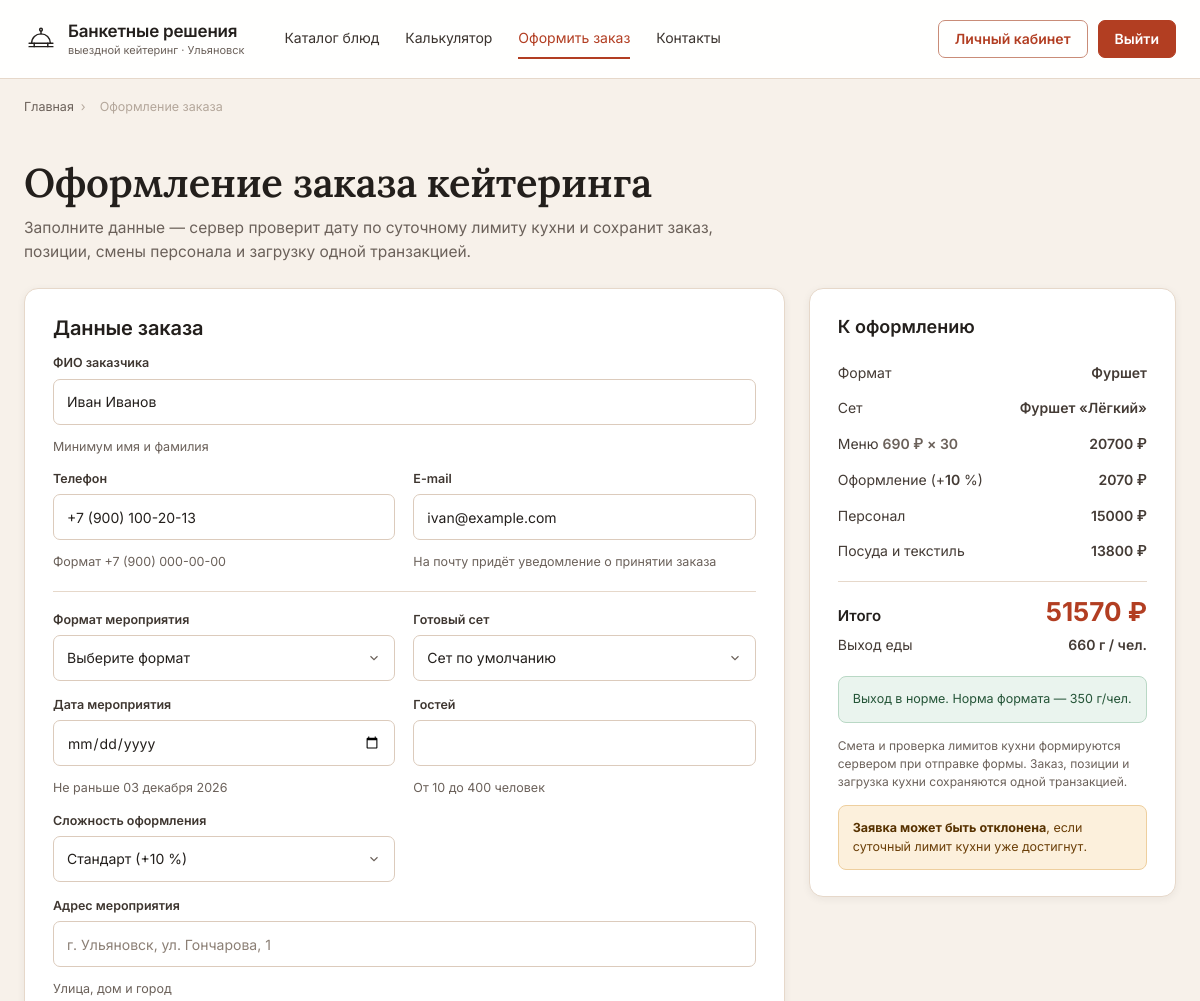
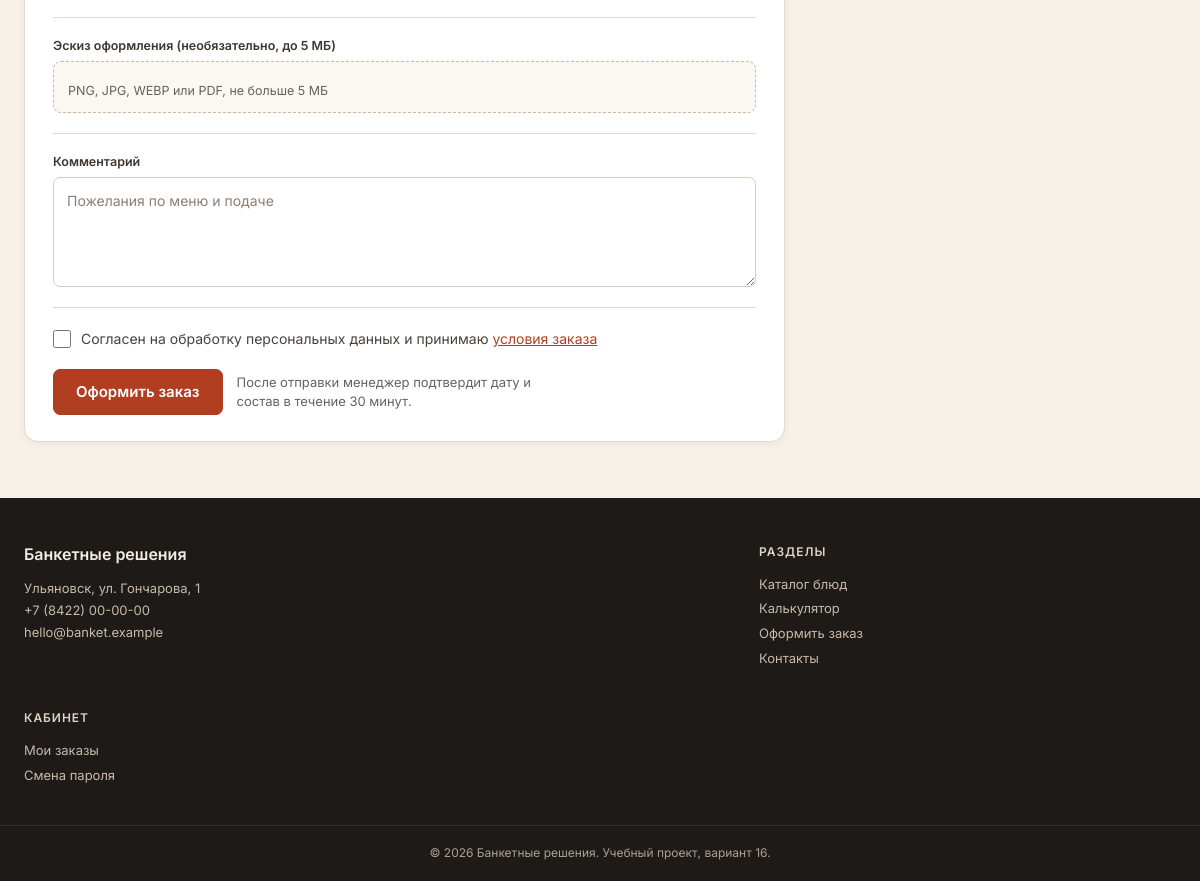
The page /checkout/ (signed in) on the database its author committed (2 pictures, top to bottom).
### main/models.py (models this page shows, shortened)
class MenuTemplate(models.Model):
    name = models.CharField('Название сета', max_length=120, unique=True)
    slug = models.SlugField('Слаг', max_length=140, unique=True, blank=True)
    event_format = models.ForeignKey(
        EventFormat, verbose_name='Формат', on_delete=models.CASCADE,
        related_name='templates',
    )
    description = models.TextField('Описание', blank=True)
    dishes = models.ManyToManyField(Dish, verbose_name='Блюда', related_name='templates')
    price_per_guest = models.DecimalField('Цена за гостя, ₽', max_digits=10, decimal_places=2)
    is_active = models.BooleanField('Активен', default=True)
    class Meta:
        verbose_name = 'Готовый сет'
        verbose_name_plural = 'Готовые сеты'
        ordering = ('event_format__sort_order', 'name')
    def __str__(self):
        return f'{self.name} ({self.event_format.name})'
    def output_per_guest(self):
        return sum(d.output_grams for d in self.dishes.all())

class EventFormat(models.Model):
    name = models.CharField('Название', max_length=80, unique=True)
    slug = models.SlugField('Слаг', max_length=80, unique=True, blank=True)
    description = models.TextField('Описание', blank=True)
    price_per_guest = models.DecimalField('Цена за гостя, ₽', max_digits=10, decimal_places=2)
    min_output_per_guest = models.PositiveIntegerField('Рекомендуемая норма выхода, г/чел.')
    duration_hours = models.PositiveSmallIntegerField('Длительность, ч', default=4)
    kitchen_daily_limit = models.PositiveIntegerField('Суточный лимит кухни, гостей', default=250)
    is_active = models.BooleanField('Активен', default=True)
    sort_order = models.PositiveSmallIntegerField('Порядок', default=0)
    class Meta:
        verbose_name = 'Формат мероприятия'
        verbose_name_plural = 'Форматы мероприятий'
        ordering = ('sort_order', 'name')
    def __str__(self):
        return self.name

### main/views.py (the view, shortened to what this page needs)
# urls.py: path('checkout/', views.checkout, name='checkout'),
@login_required
def checkout(request):
    preset = EventFormat.objects.filter(
        is_active=True, slug=request.GET.get('format', ''),
    ).first()
    if request.method == 'POST':
        form = OrderForm(request.POST, request.FILES, user=request.user)
        if form.is_valid():
            data = form.cleaned_data
            try:
                order = place_order(
                    user=request.user,
                    event_format=data['event_format'],
                    event_date=data['event_date'],
                    guests=data['guests'],
                    address=data['address'],
                    contact_name=data['contact_name'],
                    contact_phone=data['contact_phone'],
                    contact_email=data['contact_email'],
                    decor_percent=data['decor_percent'],
                    comment=data['comment'],
                    sketch=data.get('sketch'),
                    template=data.get('menu_template'),
                )
            except KitchenUnavailable as exc:
                nearest = (
                    f' Ближайшая свободная дата — {exc.nearest_date:%d.%m.%Y}.'
                    if exc.nearest_date else ''
                )
                form.add_error(
                    None,
                    f'На {exc.requested_date:%d.%m.%Y} суточный лимит кухни исчерпан '
                    f'(свободно {exc.free_guests} мест).{nearest}',
                )
            else:
                messages.success(
                    request,
                    f'Заявка {order.number} принята. Менеджер проверит загрузку кухни.',
                )
                return redirect('main:order_detail', pk=order.pk)
        else:
            messages.error(request, 'Заявка не отправлена. Проверьте выделенные поля.')
    else:
        initial = {}
        if preset:
            initial['event_format'] = preset
            preset_template = preset.templates.filter(is_active=True).first()
            if preset_template:
                initial['menu_template'] = preset_template
        form = OrderForm(initial=initial, user=request.user)
    estimate = None
    selected_format = preset
    selected_template = None
    guests = 30
    if selected_format is None:
        selected_format = EventFormat.objects.filter(is_active=True).first()
    if selected_template is None and selected_format:
        selected_template = selected_format.templates.filter(is_active=True).first()
    if selected_format:
        estimate = calculate_estimate(selected_format, max(10, min(400, guests)),
                                      parse_decor(request.POST.get('decor_percent', 10)),
                                      selected_template)
    templates_json = [
        {
            'id': template.pk,
            'name': template.name,
            'format': template.event_format_id,
            'price': float(template.price_per_guest),
            'output': template.output_per_guest(),
        }
        for template in MenuTemplate.objects.filter(is_active=True)
    ]
    return render(request, 'main/checkout.html', {
        'form': form,
        'estimate': estimate,
        'selected_format': selected_format,
        'templates_json': templates_json,
        'min_date': timezone.localdate() + timedelta(days=3),
    })

### main/services.py (called while the page is built)
def money(value):
    return Decimal(value).quantize(Decimal('0.01'), rounding=ROUND_HALF_UP)

def staff_breakdown(guests):
    return {
        StaffShift.ROLE_WAITER: max(1, math.ceil(guests / WAITERS_PER_GUEST)),
        StaffShift.ROLE_COOK: max(1, math.ceil(guests / COOKS_PER_GUEST)),
        StaffShift.ROLE_BARTENDER: 1 if guests >= 40 else 0,
    }

def tableware_breakdown(guests):
    result = []
    sets = TablewareSet.objects.filter(is_active=True)
    for item in sets:
        qty = max(1, math.ceil(guests / item.persons_per_set))
        result.append({
            'set': item,
            'qty': qty,
            'cost': money(item.price * qty),
        })
    return result

def parse_decor(value):
    try:
        value = int(value)
    except (TypeError, ValueError):
        return 0
    return value if value in (0, 10, 25) else 0

### templates/main/checkout.html (shortened to what this page needs)
{% extends 'base.html' %}
{% block content %}
<div class="container">
  <nav class="breadcrumbs" aria-label="Хлебные крошки">
    <a href="{% url 'main:index' %}">Главная</a><span>›</span><span aria-current="page">Оформление заказа</span>
  </nav>
  <div class="page-head">
    <h1>Оформление заказа кейтеринга</h1>
    <p>Заполните данные — сервер проверит дату по суточному лимиту кухни и сохранит заказ, позиции, смены персонала и загрузку одной транзакцией.</p>
  </div>
  <div class="split wide-left">
    <form class="card" id="checkout-form" action="{% url 'main:checkout' %}" method="post" enctype="multipart/form-data" novalidate>
      <h2 class="card-title">Данные заказа</h2>
      <div class="form-grid">
        <div class="field full{% if form.contact_name.errors %} invalid{% endif %}">
          <label for="{{ form.contact_name.id_for_label }}">ФИО заказчика</label>
          {{ form.contact_name }}
          {% if form.contact_name.errors %}<span class="field-error">{{ form.contact_name.errors.0 }}</span>{% else %}<span class="field-hint">Минимум имя и фамилия</span>{% endif %}
        </div>
        <div class="field{% if form.contact_phone.errors %} invalid{% endif %}">
          <label for="{{ form.contact_phone.id_for_label }}">Телефон</label>
          {{ form.contact_phone }}
          {% if form.contact_phone.errors %}<span class="field-error">{{ form.contact_phone.errors.0 }}</span>{% else %}<span class="field-hint">Формат +7 (900) 000-00-00</span>{% endif %}
        </div>
        <div class="field{% if form.contact_email.errors %} invalid{% endif %}">
          <label for="{{ form.contact_email.id_for_label }}">E-mail</label>
          {{ form.contact_email }}
          {% if form.contact_email.errors %}<span class="field-error">{{ form.contact_email.errors.0 }}</span>{% else %}<span class="field-hint">На почту придёт уведомление о принятии заказа</span>{% endif %}
        </div>
      </div>
      <div class="form-section">
        <div class="form-grid">
          <div class="field{% if form.event_format.errors %} invalid{% endif %}">
            <label for="{{ form.event_format.id_for_label }}">Формат мероприятия</label>
            {{ form.event_format }}
          </div>
          <div class="field{% if form.menu_template.errors %} invalid{% endif %}">
            <label for="{{ form.menu_template.id_for_label }}">Готовый сет</label>
            {{ form.menu_template }}
          </div>
          <div class="field{% if form.event_date.errors %} invalid{% endif %}">
            <label for="{{ form.event_date.id_for_label }}">Дата мероприятия</label>
            {{ form.event_date }}
            {% if form.event_date.errors %}<span class="field-error">{{ form.event_date.errors.0 }}</span>{% else %}<span class="field-hint">Не раньше {{ min_date|date:"d E Y" }}</span>{% endif %}
          </div>
          <div class="field{% if form.guests.errors %} invalid{% endif %}">
            <label for="{{ form.guests.id_for_label }}">Гостей</label>
            {{ form.guests }}
            {% if form.guests.errors %}<span class="field-error">{{ form.guests.errors.0 }}</span>{% else %}<span class="field-hint">От 10 до 400 человек</span>{% endif %}
          </div>
          <div class="field{% if form.decor_percent.errors %} invalid{% endif %}">
            <label for="{{ form.decor_percent.id_for_label }}">Сложность оформления</label>
            {{ form.decor_percent }}
          </div>
          <div class="field full{% if form.address.errors %} invalid{% endif %}">
            <label for="{{ form.address.id_for_label }}">Адрес мероприятия</label>
            {{ form.address }}
            {% if form.address.errors %}<span class="field-error">{{ form.address.errors.0 }}</span>{% else %}<span class="field-hint">Улица, дом и город</span>{% endif %}
          </div>
        </div>
      </div>
      <div class="form-section">
        <div class="field{% if form.sketch.errors %} invalid{% endif %}">
          <label for="{{ form.sketch.id_for_label }}">Эскиз оформления (необязательно, до 5 МБ)</label>
          <div class="file-drop">
            <span class="field-hint">PNG, JPG, WEBP или PDF, не больше 5 МБ</span>
          </div>
        </div>
      </div>
      <div class="form-section">
        <div class="field{% if form.comment.errors %} invalid{% endif %}">
          <label for="{{ form.comment.id_for_label }}">Комментарий</label>
          {{ form.comment }}
        </div>
      </div>
      <div class="form-section">
        <label class="checkbox" for="{{ form.consent.id_for_label }}">
          {{ form.consent }}
          <span>Согласен на обработку персональных данных и принимаю <a href="{% url 'main:contacts' %}">условия заказа</a></span>
        </label>
      </div>
      <div class="form-actions">
        <button class="btn btn-primary" type="submit">Оформить заказ</button>
        <span class="small muted">После отправки менеджер подтвердит дату и состав в течение 30 минут.</span>
      </div>
    </form>
    <aside class="card summary" aria-live="polite" id="checkout-summary"
           data-api="{% url 'main:api_calculator' %}">
      <h2>К оформлению</h2>
      {% if estimate %}
        <div class="sum-row"><span>Формат</span><span id="e-format">{{ estimate.template.event_format.name|default:selected_format.name }}</span></div>
        <div class="sum-row"><span>Сет</span><span id="e-template">{{ estimate.template.name|default:"—" }}</span></div>
        <div class="sum-row"><span>Меню <span class="muted"><span id="e-price">{{ estimate.price_per_guest|floatformat:0 }}</span> ₽ × <span id="e-guests">{{ estimate.guests }}</span></span></span><span id="e-menu">{{ estimate.menu_total|floatformat:0 }} ₽</span></div>
        <div class="sum-row"><span>Оформление (+<span id="e-decor">{{ estimate.decor_percent }}</span> %)</span><span id="e-decor-sum">{{ estimate.decor_total|floatformat:0 }} ₽</span></div>
        <div class="sum-row"><span>Персонал</span><span id="e-staff">{{ estimate.staff_total|floatformat:0 }} ₽</span></div>
        <div class="sum-row"><span>Посуда и текстиль</span><span id="e-tableware">{{ estimate.tableware_total|floatformat:0 }} ₽</span></div>
        <div class="sum-divider"></div>
        <div class="sum-total"><span>Итого</span><b id="e-total">{{ estimate.total|floatformat:0 }} ₽</b></div>
        <div class="sum-row"><span>Выход еды</span><span><span id="e-output">{{ estimate.output_per_guest }}</span> г / чел.</span></div>
        <div class="notice {% if estimate.output_ok %}notice-success{% else %}notice-warning{% endif %} notice-spaced" id="e-output-note">
          <div>{% if estimate.output_ok %}Выход в норме{% else %}Выход ниже нормы на {{ estimate.deficit }} г{% endif %}. Норма формата — {{ estimate.norm }} г/чел. </div>
        </div>
        <p class="hint">Смета и проверка лимитов кухни формируются сервером при отправке формы. Заказ, позиции и загрузка кухни сохраняются одной транзакцией.</p>
        <div class="notice notice-warning">
          <div><strong>Заявка может быть отклонена</strong>, если суточный лимит кухни уже достигнут.</div>
        </div>
      {% else %}
        <p class="muted">Выберите формат мероприятия — смета появится здесь.</p>
      {% endif %}
    </aside>
  </div>
</div>
{% endblock %}

### rows shown on the page
MenuTemplate: template.event_format.name "Фуршет", template.name "Фуршет «Лёгкий»"

### other values the page prints
{{ min_date|date:"d E Y" }} "03 декабря 2026"
{{ estimate.price_per_guest|floatformat:0 }} "690"
{{ estimate.guests }} "30"
{{ estimate.menu_total|floatformat:0 }} "20700"
{{ estimate.decor_percent }} "10"
{{ estimate.decor_total|floatformat:0 }} "2070"
{{ estimate.staff_total|floatformat:0 }} "15000"
{{ estimate.tableware_total|floatformat:0 }} "13800"
{{ estimate.total|floatformat:0 }} "51570"
{{ estimate.output_per_guest }} "660"
{{ estimate.norm }} "350"
